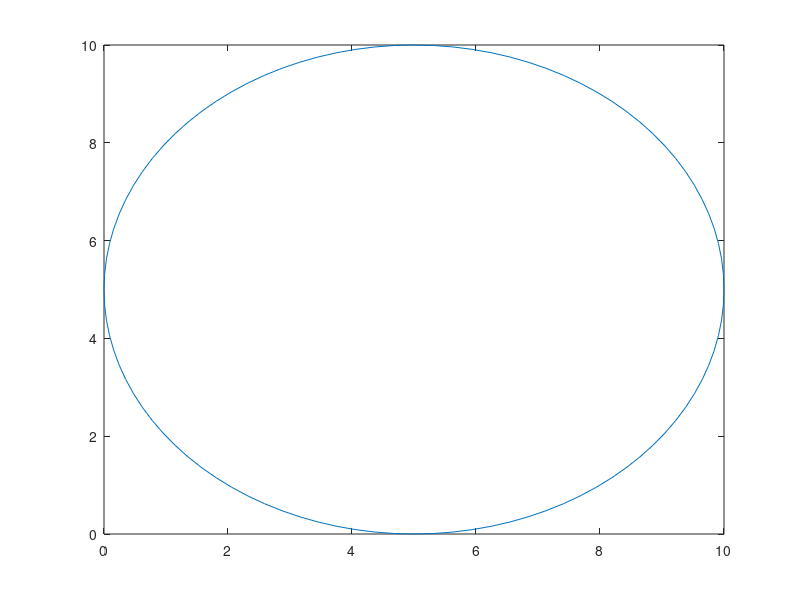

The MATLAB source for this figure: (Note: this script raises an error after producing the figure.)
%Title: To determine the value of Pi using monte carlo method
%Developed by MD
%Date: 07/09/2023

%___Three critical statements____
%______________
close all;
clear variables;

clc;

%_____________
%----user input section -----

%----------

r=input('input the circle radius:');
x=linspace(0,2*r); %where 2r for x and y distance 
y=linspace(0,2*r);

xcircle = r; ycircle = r;
N=40000;
nImages= 0;
fig = figure;
nInside = 0;
theta= 0:pi/50:2*pi;
xunit = r*cos(theta) + r;
yunit = r*sin(theta) + r;
plot(xunit, yunit);

hold on;
for i =1:N

    pnt(i) = point(2*r);
        if((pnt(i).x-r)^2 + (pnt(i).y-r)^2 )< r^2
            nImages = nImages +1;
            % scatter(pnt(i).x, pnt(i).y,5, 'filled', 'MarkedFaceColor','r');
            scatter(pnt(i).x,pnt(i).y,5,'filled','MarkerFaceColor','red');
            nInside = nInside +1;
        else
            nImages = nImages + 1;
            % scatter(pnt(i).x, pnt(i).y,5, 'filled', 'MarkedFaceColor' , 'b');
            scatter(pnt(i).x,pnt(i).y,5,'filled','MarkerFaceColor','black');
        end

        pie = (4*nInside)/i;
        pi_value = strcat('pi=', num2str(pie));
        hold on;
        axis tight;
        title('monte-carlo simulation for value of Pie:');
        axis([0 2*r, 0 2*r]);
        h = text(2*r, 2*r, pi_value);
        drawnow
        frame = getframe(fig);
        im{nImages} = frame2im(frame);
        delete(h);
       
end